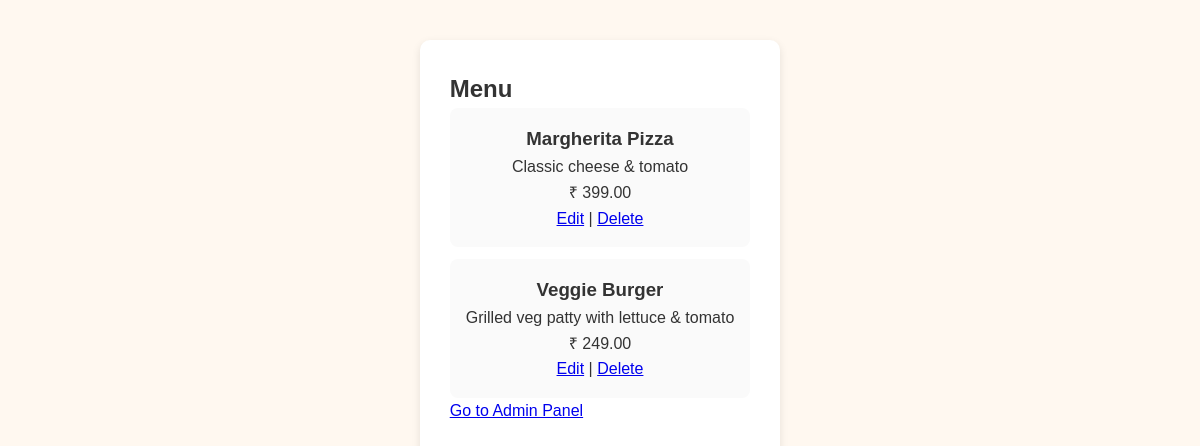
Page /menu.php (signed in) on the committed database.
### tables this page shows
CREATE TABLE menu_items (
  id INT AUTO_INCREMENT PRIMARY KEY,
  title VARCHAR(150) NOT NULL,
  description TEXT,
  price DECIMAL(8,2) NOT NULL,
  image VARCHAR(255),
  created_at TIMESTAMP DEFAULT CURRENT_TIMESTAMP
);

### db.php (called while the page is built, shortened)
<?php
function safeQuery($pdo, $sql, $params = []) {
    $stmt = $pdo->prepare($sql);
    $stmt->execute($params);
    return $stmt;
}

### menu.php (the view, shortened to what this page needs)
<?php
require __DIR__ . '/../config/db.php';
$items = safeQuery($pdo, 'SELECT * FROM menu_items ORDER BY created_at DESC')->fetchAll(PDO::FETCH_ASSOC);
?>
<!doctype html>
<html><head><meta charset="utf-8"><meta name="viewport" content="width=device-width,initial-scale=1"><title>Menu</title>
<link rel="stylesheet" href="css/style.css"></head>
<body>
  <div class="container">
    <h2>Menu</h2>
    <div class="grid" style="display:grid;grid-template-columns:repeat(auto-fit,minmax(200px,1fr));gap:12px">
    <?php foreach($items as $it): ?>
      <div class="card">
        <h3><?php echo htmlspecialchars($it['title']); ?></h3>
        <p><?php echo htmlspecialchars($it['description']); ?></p>
        <p>₹ <?php echo $it['price']; ?></p>
        <?php if(!empty($_SESSION['role']) && $_SESSION['role'] === 'admin'): ?>
          <p>
            <a href="/public/admin.php?edit=<?php echo $it['id']; ?>">Edit</a> |
            <a href="/actions/delete_event.php?id=<?php echo $it['id']; ?>" onclick="return confirm('Delete?')">Delete</a>
          </p>
        <?php endif; ?>
      </div>
    <?php endforeach; ?>
    </div>
    <?php if(!empty($_SESSION['role']) && $_SESSION['role'] === 'admin'): ?>
      <p><a href="/public/admin.php">Go to Admin Panel</a></p>
    <?php endif; ?>
  </div>
</body></html>

### style.css (style rules this page uses)
:root { --accent:#d9534f;--muted:#666 }
* { box-sizing:border-box;font-family:Inter,Arial,Helvetica,sans-serif }
body { margin:0;color:#222 }
.container { max-width:1100px;margin:0 auto;padding:16px }
.card { flex:1;padding:16px;background:#fafafa;border-radius:8px;text-align:center }
* { margin: 0; padding: 0; box-sizing: border-box; font-family: "Poppins", sans-serif; }
body { background-color: #fff8f0; color: #333; line-height: 1.6; display: flex; flex-direction: column; min-height: 100vh; }
.container { flex: 1; max-width: 1000px; margin: 40px auto; background: white; padding: 30px; border-radius: 10px; box-shadow: 0 3px 8px rgba(0, 0, 0, 0.1); }

### rows in the picture
menu_items: title "Margherita Pizza", description "Classic cheese & tomato", price "399.00"
menu_items: title "Veggie Burger", description "Grilled veg patty with lettuce & tomato", price "249.00"
